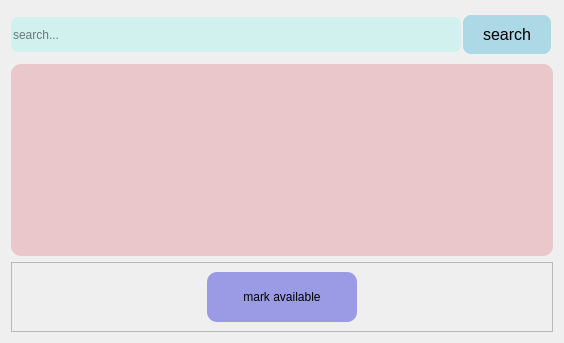
             <widget class="QWidget" name="tab_5">
              <attribute name="title">
               <string>not available</string>
              </attribute>
              <layout class="QVBoxLayout" name="verticalLayout_8">
               <item>
                <layout class="QHBoxLayout" name="binsearchholder_2">
                 <property name="spacing">
                  <number>0</number>
                 </property>
                 <item>
                  <widget class="QLineEdit" name="doctorsavailablity_tabnotavailable_searchentry">
                   <property name="minimumSize">
                    <size>
                     <width>450</width>
                     <height>35</height>
                    </size>
                   </property>
                   <property name="styleSheet">
                    <string notr="true">background-color: rgb(209, 241, 239);
border-radius: 7px</string>
                   </property>
                   <property name="text">
                    <string/>
                   </property>
                   <property name="placeholderText">
                    <string>search...</string>
                   </property>
                   <property name="clearButtonEnabled">
                    <bool>true</bool>
                   </property>
                  </widget>
                 </item>
                 <item>
                  <widget class="QPushButton" name="doctorsavailablity_tabnotavailable_searchbutton">
                   <property name="cursor">
                    <cursorShape>PointingHandCursor</cursorShape>
                   </property>
                   <property name="styleSheet">
                    <string notr="true">QPushButton {
    background-color: lightblue; /* light blue background */
    color: black; /* black text */
    border: none;
    padding: 10px 20px; /* Padding for the button */
    font-size: 16px; /* Font size */
    margin: 4px 2px;
    border-radius: 8px; /* Rounded corners */
}

/* Optional: Change the button appearance on hover */
QPushButton:hover {
    background-color: rgb(93, 173, 229); /* Darker light blue on hover */
}

QPushButton:clicked {
	background-color: rgb(186, 235, 207):
}</string>
                   </property>
                   <property name="text">
                    <string>search</string>
                   </property>
                   <property name="checkable">
                    <bool>true</bool>
                   </property>
                   <property name="checked">
                    <bool>false</bool>
                   </property>
                   <property name="autoExclusive">
                    <bool>true</bool>
                   </property>
                  </widget>
                 </item>
                </layout>
               </item>
               <item>
                <widget class="QTableWidget" name="doctorsavailablity_tabnotavailable_view">
                 <property name="styleSheet">
                  <string notr="true">background-color: rgb(234, 199, 202);
border-radius: 10px;gg</string>
                 </property>
                </widget>
               </item>
               <item>
                <widget class="QFrame" name="frame_3">
                 <property name="frameShape">
                  <enum>QFrame::StyledPanel</enum>
                 </property>
                 <property name="frameShadow">
                  <enum>QFrame::Raised</enum>
                 </property>
                 <layout class="QHBoxLayout" name="horizontalLayout_5">
                  <item>
                   <spacer name="horizontalSpacer_11">
                    <property name="orientation">
                     <enum>Qt::Horizontal</enum>
                    </property>
                    <property name="sizeHint" stdset="0">
                     <size>
                      <width>183</width>
                      <height>20</height>
                     </size>
                    </property>
                   </spacer>
                  </item>
                  <item>
                   <widget class="QPushButton" name="doctorsavailablity_tabnotavailable_markavailablebutton">
                    <property name="minimumSize">
                     <size>
                      <width>150</width>
                      <height>50</height>
                     </size>
                    </property>
                    <property name="styleSheet">
                     <string notr="true">QPushButton {
	background-color: rgb(155, 155, 229);
	border:none;
	padding:15px 20px;
	border-radius:10px;
}

QPushButton:hover {
	
	background-color: rgb(100, 54, 227);
	color: white
}
</string>
                    </property>
                    <property name="text">
                     <string>mark available</string>
                    </property>
                    <property name="checkable">
                     <bool>true</bool>
                    </property>
                    <property name="autoExclusive">
                     <bool>true</bool>
                    </property>
                   </widget>
                  </item>
                  <item>
                   <spacer name="horizontalSpacer_12">
                    <property name="orientation">
                     <enum>Qt::Horizontal</enum>
                    </property>
                    <property name="sizeHint" stdset="0">
                     <size>
                      <width>183</width>
                      <height>20</height>
                     </size>
                    </property>
                   </spacer>
                  </item>
                 </layout>
                </widget>
               </item>
              </layout>
             </widget>
